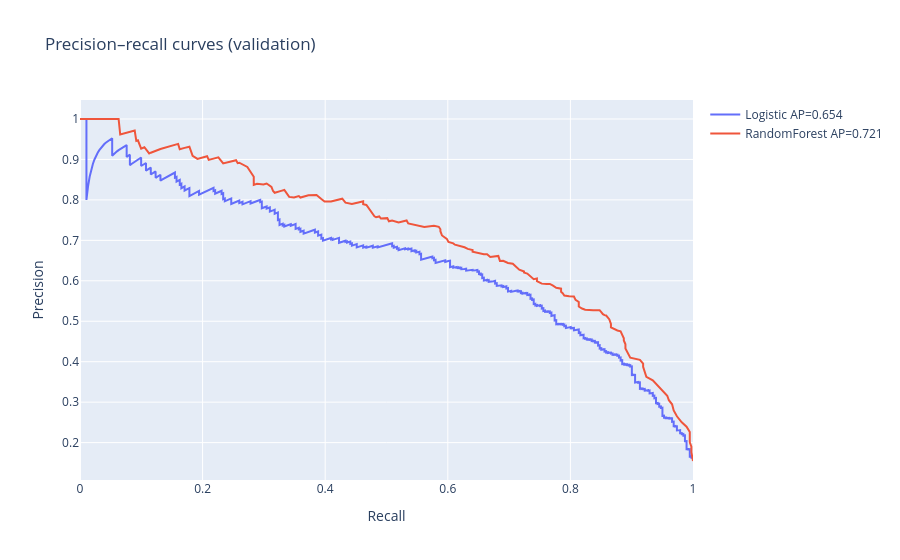

Write notebook code for a chart like this one.
### Markdown cell above
## 4.7 Precision-Recall Curves — Logistic and RF

### Code cell
prec_log, rec_log, _ = precision_recall_curve(Y_val, Y_val_prob)
prec_rf, rec_rf, _ = precision_recall_curve(Y_val, Y_val_prob_rf)

ap_log = average_precision_score(Y_val, Y_val_prob)
ap_rf = average_precision_score(Y_val, Y_val_prob_rf)

fig = go.Figure()

fig.add_trace(go.Scatter(
    x=rec_log,
    y=prec_log,
    mode="lines",
    name=f"Logistic AP={ap_log:.3f}"
))

fig.add_trace(go.Scatter(
    x=rec_rf,
    y=prec_rf,
    mode="lines",
    name=f"RandomForest AP={ap_rf:.3f}"
))

fig.update_layout(title="Precision–recall curves (validation)")
fig.update_xaxes(title_text="Recall")
fig.update_yaxes(title_text="Precision")
fig.show()

### Figure 1 — Plotly figure (JSON) as saved in the notebook; plotly's stock layout.template omitted (floating-point values rounded to 4 significant figures; data arrays with more than 128 entries replaced by an {"elided": "..."} marker saying what was removed)
{"data": [{"mode": "lines", "name": "Logistic AP=0.654", "type": "scatter", "x": {"elided": "2457 float values"}, "y": {"elided": "2457 float values"}}, {"mode": "lines", "name": "RandomForest AP=0.721", "type": "scatter", "x": {"elided": "181 float values"}, "y": {"elided": "181 float values"}}], "layout": {"title": {"text": "Precision–recall curves (validation)"}, "xaxis": {"title": {"text": "Recall"}}, "yaxis": {"title": {"text": "Precision"}}}}
